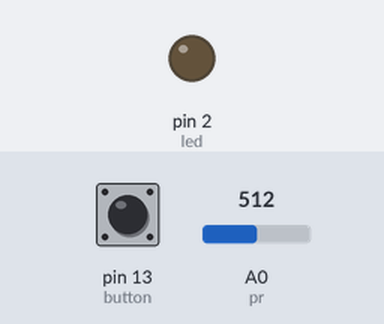
The sketch below on a simulated Arduino Uno, built with avr-gcc and run on an emulated ATmega328P. Shown: output pins drawn as LEDs (lit = HIGH). The inputs (shaded band) are chosen by the test bench; at power-on: A0 (pr) = 512, pin 13 (button) LOW.

Above: at 1.2 s.
1.3 s: A0 (pr) set to 337
2.8 s: A0 (pr) set to 307
At 4.1 s:
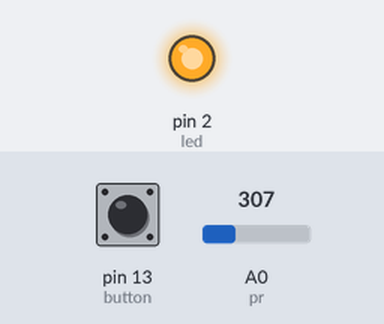
Timing chart, 0 to 5.8 s (numbered marks = the images above; inputs shaded):
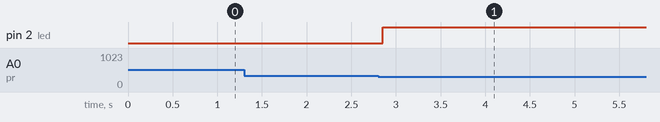

Measured:
- the behaviour switches between 325 and 324 on A0 (pr) (found by bisection; images 0 and 1)
- after the input at 1.3 s, every drawn part: stays the same
- after the input at 2.8 s, pin 2 (led): LOW → HIGH after 0.05 s

The sketch:

sketch_apr08c.ino
```cpp
const int button =  13 ;
const int led = 2 ;
int buttonstate = 0;
int c = 0;
int nuit = 325;
const int pr = A0;
int valeur = 0;


void setup ()
{
  pinMode(button , INPUT);
  pinMode(led , OUTPUT);
}

void loop ()
{
  buttonstate = digitalRead(button);
  valeur = analogRead(pr);
  if (valeur < nuit && c==0)
  {
    c=1;
    delay(50);
  }

  if (valeur < nuit && c==1)
  {

     while( buttonstate == LOW)
    {
      buttonstate = digitalRead(button);
      if (c == 1)
      {
       digitalWrite(led , HIGH);
      }
     if (c == 0)
      {
        digitalWrite(led , LOW);
     }

   }
     if (buttonstate == HIGH)
   {
      c = 1 - c;
      delay(200);

    }


  }
  if (valeur > nuit)
  {
  digitalWrite(led , LOW);
  }
  delay(10);
}
```
